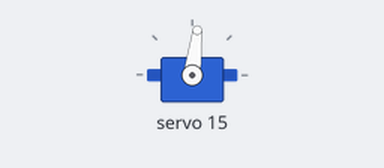
This sketch was run on a simulated ESP32. Parts: servo.

Above: at 0.05 s.
At 3.0 s:
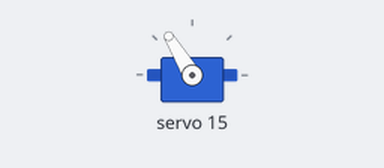
Timing chart, 0 to 6.9 s (numbered marks = the images above):
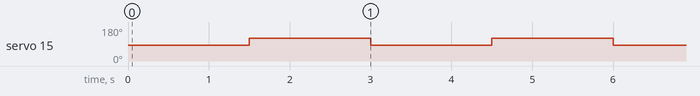

The sketch:

HardwareTest.ino
```cpp
#include <Wire.h>
#include <Adafruit_PWMServoDriver.h>

Adafruit_PWMServoDriver pwm(0x40);

void setup() {
  Wire.begin(21, 22);
  pwm.begin();
  pwm.setPWMFreq(50);
}

void loop() {
  pwm.setPWM(15, 0, 287);  // about 1.4 ms
  delay(1500);

  pwm.setPWM(15, 0, 367);  // about 1.8 ms
  delay(1500);
}
```

Measured:
- by itself, servo 15: alternates 121° for 1.5 s and 83° for 1.5 s
